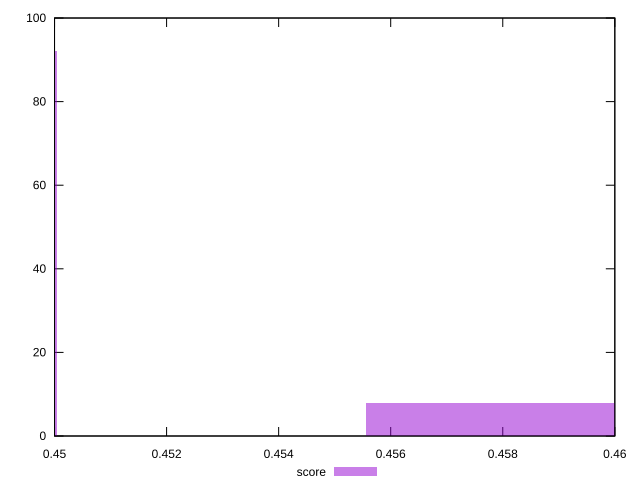

Write gnuplot code to recreate this figure.
reset

$score <<EOF
0.4472841740162081 92
0.4583282276956207 8
EOF

set key outside below
set boxwidth 0.0055220268397062735
set xrange [0.45:0.46]
set yrange [0:100]
set trange [0:100]
set style fill transparent solid 0.5 noborder
set terminal svg size 640, 490 enhanced background rgb 'white'
set output "reports/report_00031_2021-02-24T23-18-18.084Z/uses-rel-preload/samples/card/score/histogram.svg"

plot $score title "score" with boxes

reset
